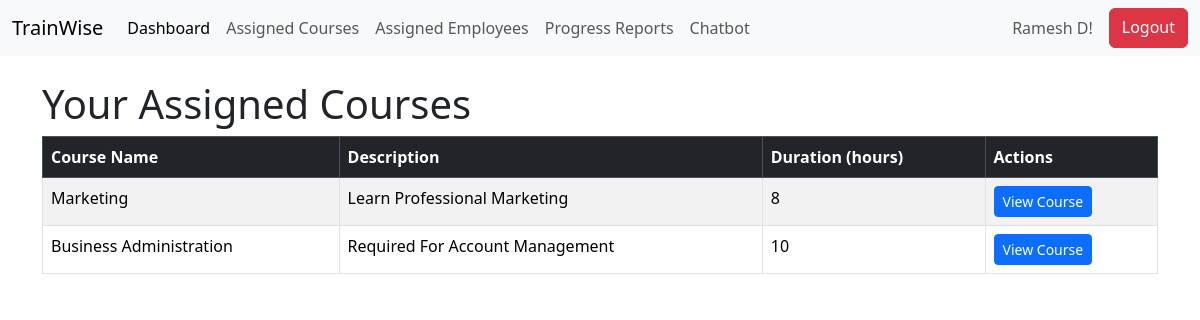
The page /trainer/my-courses/ (signed in) on the database as committed earlier.
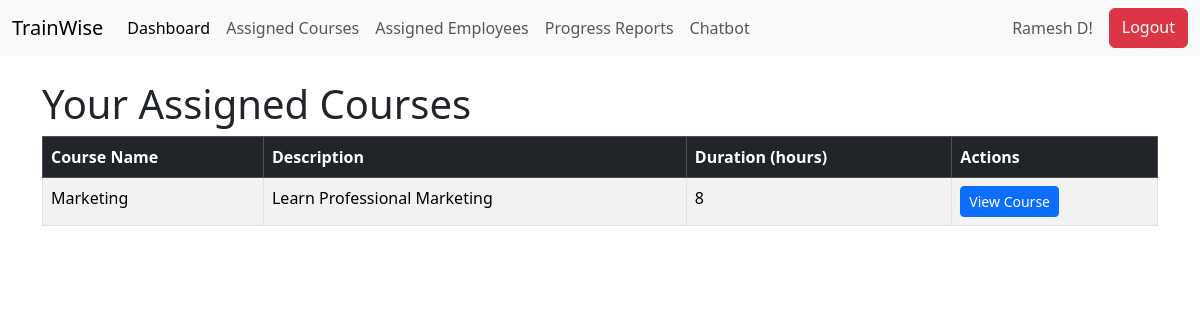
The same page on the database as committed later.
### admin_app/models.py (models this page shows, shortened)
class Course(models.Model):
    name = models.CharField(max_length=100)
    description = models.TextField()
    duration = models.PositiveIntegerField()  # Duration in hours
    trainer = models.ForeignKey(User, on_delete=models.SET_NULL, null=True)  # Trainer linked to User
    status = models.BooleanField(default=True)  # Active/Inactive status

### trainer/views.py (the view)
# urls.py: path('my-courses/', views.assigned_courses, name='my_courses'),
def assigned_courses(request):
    course = apps.get_model('admin_app', 'Course')
    trainer = request.user
    courses = course.objects.filter(trainer=trainer)
    return render(request, 'trainer/assigned_courses.html', {'courses': courses})

### templates/trainer/assigned_courses.html (shortened to what this page needs)
<!DOCTYPE html>
<html lang="en">
<head>
    <link href="https://cdn.jsdelivr.net/npm/bootstrap@5.3.3/dist/css/bootstrap.min.css" rel="stylesheet">
</head>
<body>
    {% include 'trainer/trainer_navbar.html' %}
    <div class="container mt-4">
        <h1>Your Assigned Courses</h1>
        <div class="table-responsive">
            <table class="table table-striped table-bordered">
                <thead class="table-dark">
                    <tr>
                        <th>Course Name</th>
                        <th>Description</th>
                        <th>Duration (hours)</th>
                        <th>Actions</th>
                    </tr>
                </thead>
                <tbody>
                    {% for course in courses %}
                    <tr>
                        <td>{{ course.name }}</td>
                        <td>{{ course.description }}</td>
                        <td>{{ course.duration }}</td>
                        <td>
                            <a href="{% url 'trainer:course_detail' course.id %}" class="btn btn-primary btn-sm">View Course</a>
                        </td>
                    </tr>
                    {% empty %}
                    <tr>
                        <td colspan="4" class="text-center">No courses assigned yet.</td>
                    </tr>
                    {% endfor %}
                </tbody>
            </table>
        </div>
    </div>
</body>
</html>

Rows that differ between the two databases and show on the page:
no longer on this page (row edited): Course: name "Business Administration", description "Required For Account Management", duration "10"
